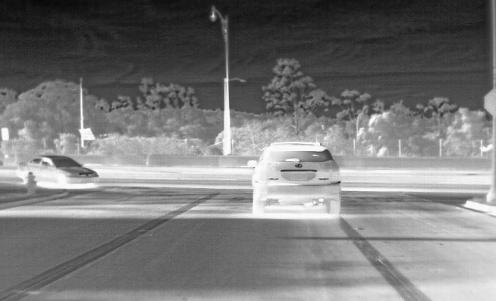
#> input picture test_images/RoadScene/ir/FLIR_00211.jpg, 496 x 301 px, found by its file name; its folder holds only this picture in this run
$ python get_other_results.py
#> lines starting #> are read from the running program, lines starting #| are printed output that depends on the picture
### utils/Image_read_and_save.py
import cv2
import numpy as np
import os
from skimage.io import imsave

def image_read_cv2(path, mode='RGB'):
#> called with mode = 'GRAY'
    img_BGR = cv2.imread(path).astype('float32')
#> img_BGR: shape (301, 496, 3) float32; min 6, max 255, mean 120
    assert mode == 'RGB' or mode == 'GRAY' or mode == 'YCrCb', 'mode error'
    if mode == 'RGB':
        img = cv2.cvtColor(img_BGR, cv2.COLOR_BGR2RGB)
    elif mode == 'GRAY':
        img = np.round(cv2.cvtColor(img_BGR, cv2.COLOR_BGR2GRAY))
#> call 2 of image_read_cv2, with mode = 'GRAY'
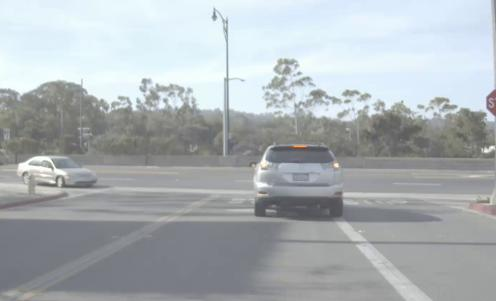
#> input picture test_images/RoadScene/vi/FLIR_00211.jpg, 496 x 301 px, found by its file name
    elif mode == 'YCrCb':
        img = cv2.cvtColor(img_BGR, cv2.COLOR_BGR2YCrCb)
    return img

# [5 lines left out: function img_save, not called in this run]

### utils/Valuation.py
import math
import numpy as np
from skimage.metrics import structural_similarity as ssim
from sklearn.metrics import mutual_info_score
from utils.Image_read_and_save import image_read_cv2
from scipy.signal import convolve2d

class Valuation(object):
    @classmethod
    def check(cls, Fusion_img, ir=None, vi=None):
        if ir is None or vi is None:
            assert type(Fusion_img) == np.ndarray, 'Fusion_img should be a numpy array'
            assert len(Fusion_img.shape) == 2, 'Fusion_img dimensions should be 2 dimensional'
        else:
            assert type(Fusion_img) == type(ir) == type(vi) == np.ndarray, 'Fusion_img and ir and vi should be the same type'
            assert Fusion_img.shape == ir.shape == vi.shape, 'Fusion_img and ir and vi should be the same shape'
            assert len(Fusion_img.shape) == 2, 'Fusion dimensions should be 2 dimensional'

    @classmethod
    def EN(cls, img):
        cls.check(img)
        a = np.uint8(np.round(img)).flatten()
        h = np.bincount(a) / a.shape[0]
#> h = 256 values, max 0.0102 at index 103, min 0 at index 0, mean 0.00391
        return -sum(h * np.log2(h + (h == 0)))

    @classmethod
    def MI(cls, Fusion_img, ir, vi):
        cls.check(Fusion_img, ir, vi)
        F = Fusion_img.flatten()
        IR = ir.flatten()
        VI = vi.flatten()
        F_IR = mutual_info_score(F, IR)
        F_VI = mutual_info_score(F, VI)
        return F_IR + F_VI

    @classmethod
    def MSE(cls, Fusion_img, ir, vi):
        cls.check(Fusion_img, ir, vi)
        result1 = np.mean((ir - Fusion_img)**2)
        result2 = np.mean((vi - Fusion_img)**2)
        return (result1 + result2) / 2

    @classmethod
    def SSIM(cls, image_F, ir, vi):
        '''
        :param data_range is the range difference of your pixel values
        '''
        data_range = 255.0
        cls.check(image_F, ir, vi)
        return ssim(image_F, ir, data_range = data_range) + ssim(image_F, vi ,data_range = data_range)

    @classmethod
    def SD(cls, img):
        cls.check(img)
        return np.std(img)

    @classmethod
    def SF(cls, img):
        cls.check(img)
        RF = np.sqrt(np.mean((img[1:,:]-img[:-1,:])**2))
#> RF = 10.34
        CF = np.sqrt(np.mean((img[:,1:]-img[:,:-1])**2))
#> CF = 7.14
#> in MI, `F_IR = mutual_info_score(F, IR)`: F_IR = 5.38
#> in MI, `F_VI = mutual_info_score(F, VI)`: F_VI = 0.985
        return np.sqrt(RF**2+CF**2)

    @classmethod
    def SCD(cls, image_F, ir, vi):
        cls.check(image_F, ir, vi)
        imgF_ir = image_F - ir
#> imgF_ir: shape (301, 496) float32; every value is 0
        a1  = np.sum((imgF_ir - np.mean(imgF_ir))*(vi - np.mean(vi)))
#> a1 = 0
        b1 = np.sqrt(  np.sum( (imgF_ir - np.mean(imgF_ir) )**2)  * (np.sum( (vi-np.mean(vi))**2 ) ))
#> b1 = 0
        corr1 = a1/b1
#> corr1 = nan
        imgF_vi = image_F - vi
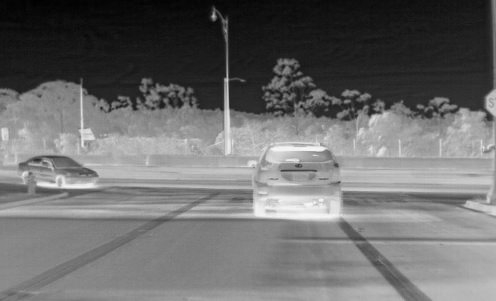
#> imgF_vi: shape (301, 496) float32; min -233, max 181, mean -55.9; drawn with min black and max white
        a2 = np.sum((imgF_vi - np.mean(imgF_vi))*(ir - np.mean(ir)))
#> a2 = 850396160
        b2 = np.sqrt( np.sum( ( imgF_vi - np.mean(imgF_vi) )**2 ) * np.sum( (ir-np.mean(ir))**2 ) )
#> b2 = 909762176
        corr2 = a2/b2
#> corr2 = 0.935
        return corr1 + corr2

    @classmethod
    def compare_viff(cls, ref, dist):  # viff of a pair of pictures
        sigma_nsq = 2
        eps = 1e-10

        num = 0.0
        den = 0.0
        for scale in range(1, 5):

            N = 2 ** (4 - scale + 1) + 1
            sd = N / 5.0

            # Create a Gaussian kernel as MATLAB's
            m, n = [(ss - 1.) / 2. for ss in (N, N)]
            y, x = np.ogrid[-m:m + 1, -n:n + 1]
            h = np.exp(-(x * x + y * y) / (2. * sd * sd))
            h[h < np.finfo(h.dtype).eps * h.max()] = 0
            sumh = h.sum()
            if sumh != 0:
                win = h / sumh

            if scale > 1:
                ref = convolve2d(ref, np.rot90(win, 2), mode='valid')
                dist = convolve2d(dist, np.rot90(win, 2), mode='valid')
                ref = ref[::2, ::2]
                dist = dist[::2, ::2]

            mu1 = convolve2d(ref, np.rot90(win, 2), mode='valid')
            mu2 = convolve2d(dist, np.rot90(win, 2), mode='valid')
            mu1_sq = mu1 * mu1
            mu2_sq = mu2 * mu2
            mu1_mu2 = mu1 * mu2
            sigma1_sq = convolve2d(ref * ref, np.rot90(win, 2), mode='valid') - mu1_sq
            sigma2_sq = convolve2d(dist * dist, np.rot90(win, 2), mode='valid') - mu2_sq
            sigma12 = convolve2d(ref * dist, np.rot90(win, 2), mode='valid') - mu1_mu2

            sigma1_sq[sigma1_sq < 0] = 0
            sigma2_sq[sigma2_sq < 0] = 0

            g = sigma12 / (sigma1_sq + eps)
            sv_sq = sigma2_sq - g * sigma12

            g[sigma1_sq < eps] = 0
            sv_sq[sigma1_sq < eps] = sigma2_sq[sigma1_sq < eps]
            sigma1_sq[sigma1_sq < eps] = 0

            g[sigma2_sq < eps] = 0
            sv_sq[sigma2_sq < eps] = 0

            sv_sq[g < 0] = sigma2_sq[g < 0]
            g[g < 0] = 0
            sv_sq[sv_sq <= eps] = eps

            num += np.sum(np.log10(1 + g * g * sigma1_sq / (sv_sq + sigma_nsq)))
            den += np.sum(np.log10(1 + sigma1_sq / sigma_nsq))
#> this loop made 4 passes
#> (num, den) on passes 1 to 4: (233900, 233900), (281453.6, 281453.6), (292515.9, 292515.9), (295193.6, 295193.6)
#> after the loop, den = 295193.6; num = 295193.6

        vifp = num / den
#> vifp = 1

        if np.isnan(vifp):
            return 1.0
        else:
            return vifp
    @classmethod
    def VIFF(cls, image_F, image_A, image_B):
        cls.check(image_F, image_A, image_B)
        return cls.compare_viff(image_A, image_F) + cls.compare_viff(image_B, image_F)
#> in compare_viff (call 2), `sigma_nsq = 2`: sigma_nsq = 2
#> the loop in compare_viff (call 2), `for scale in range(1, 5): ` made 4 passes
#> (num, den) on passes 1 to 4: (10105.9, 170519), (14338.6, 206435.2), (15466.3, 214907.2), (15757.2, 217012.1)
#> pass 1, in compare_viff (call 2), `sigma1_sq = convolve2d(ref * ref, np.rot90(win, 2), mode='valid') - mu..`:
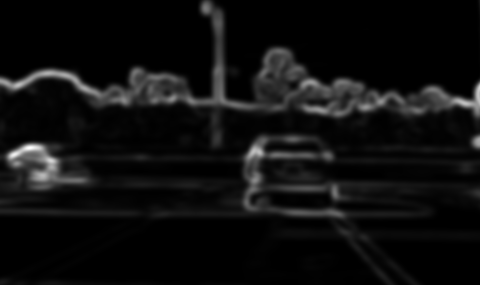
#> sigma1_sq: shape (285, 480) float64; min -2.73e-11, max 3042.8, mean 181.8; drawn with min black and max white
#> after the loop in compare_viff (call 2), `for scale in range(1, 5):`:
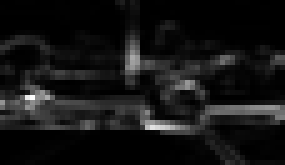
#> sv_sq: shape (33, 57) float64 (shown 5 times larger); min 0.0623, max 1544, mean 125.7; drawn with min black and max white
#> after the loop in compare_viff (call 2), `for scale in range(1, 5):`: den = 217012.1; num = 15757.2
#> in compare_viff (call 2), `vifp = num / den`: vifp = 0.0726

    @classmethod
    def Qabf_getArray(cls, img):
        # Sobel Operator Sobel
        h1 = np.array([[1, 2, 1], [0, 0, 0], [-1, -2, -1]]).astype(np.float32)
        h2 = np.array([[0, 1, 2], [-1, 0, 1], [-2, -1, 0]]).astype(np.float32)
        h3 = np.array([[-1, 0, 1], [-2, 0, 2], [-1, 0, 1]]).astype(np.float32)

        SAx = convolve2d(img, h3, mode='same')
        SAy = convolve2d(img, h1, mode='same')
        gA = np.sqrt(np.multiply(SAx, SAx) + np.multiply(SAy, SAy))
        aA = np.zeros_like(img)
        aA[SAx == 0] = math.pi / 2
        aA[SAx != 0] = np.arctan(SAy[SAx != 0] / SAx[SAx != 0])
        return gA, aA

    @classmethod
    def Qabf_getQabf(cls, aA, gA, aF, gF):
        L = 1
        Tg = 0.9994
        kg = -15
        Dg = 0.5
        Ta = 0.9879
        ka = -22
        Da = 0.8
        GAF, AAF, QgAF, QaAF, QAF = np.zeros_like(aA), np.zeros_like(aA), np.zeros_like(aA), np.zeros_like(
            aA), np.zeros_like(aA)
        GAF[gA > gF] = gF[gA > gF] / gA[gA > gF]
        GAF[gA == gF] = gF[gA == gF]
        GAF[gA < gF] = gA[gA < gF] / gF[gA < gF]
        AAF = 1 - np.abs(aA - aF) / (math.pi / 2)
#> AAF: shape (301, 496) float32; every value is 1
        QgAF = Tg / (1 + np.exp(kg * (GAF - Dg)))
        QaAF = Ta / (1 + np.exp(ka * (AAF - Da)))
#> QaAF: shape (301, 496) float32; every value is 0.976
        QAF = QgAF * QaAF
        return QAF
    @classmethod
    def Qabf(cls, image_F, image_A, image_B):
        cls.check(image_F, image_A, image_B)
        gA, aA = cls.Qabf_getArray(image_A)
        gB, aB = cls.Qabf_getArray(image_B)
        gF, aF = cls.Qabf_getArray(image_F)
        QAF = cls.Qabf_getQabf(aA, gA, aF, gF)
        QBF = cls.Qabf_getQabf(aB, gB, aF, gF)
#> in Qabf_getQabf (call 2), `GAF[gA == gF] = gF[gA == gF]`: GAF: shape (301, 496) float32; min 0, max 176.8, mean 0.2
#> in Qabf_getQabf (call 2), `AAF = 1 - np.abs(aA - aF) / (math.pi / 2)`:
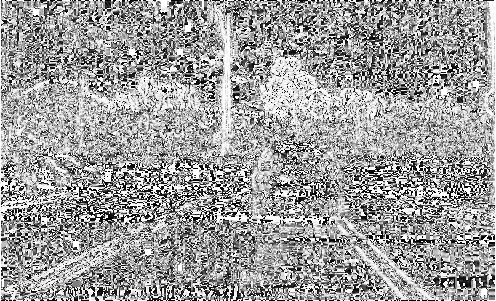
#> AAF: shape (301, 496) float32; min -0.999, max 1, mean 0.23; drawn with min black and max white
#> in Qabf_getQabf (call 2), `QgAF = Tg / (1 + np.exp(kg * (GAF - Dg)))`:
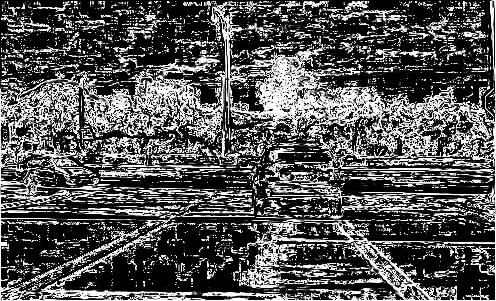
#> QgAF: shape (301, 496) float32; min 0.000552, max 0.999, mean 0.333
#> in Qabf_getQabf (call 2), `QAF = QgAF * QaAF`:
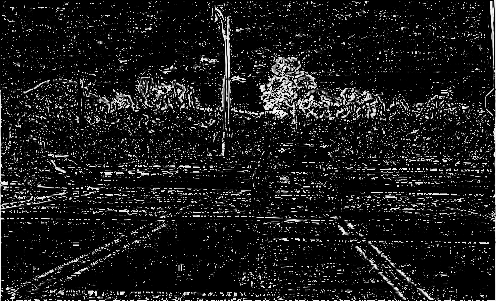
#> QAF: shape (301, 496) float32; min 3.68e-21, max 0.975, mean 0.102
        # 计算QABF
        deno = np.sum(gA + gB)
#> deno = 13772484
        nume = np.sum(np.multiply(QAF, gA) + np.multiply(QBF, gB))
#> nume = 9364929
        return nume / deno
# [36 lines that do not run on import are left out]

### utils/get_other_results.py
import os

import numpy as np

from utils.Image_read_and_save import image_read_cv2
from utils.Valuation import Valuation

eval_folder = '../Other methods/DATFuse/'


metric_result = np.zeros((9))
print('================================================================================')
# for dataset_name in ['TNO', 'MSRS', 'RoadScene']:
for dataset_name in ['Roadscene']:
    ori_img_folder = '../Other methods/DATFuse/'+dataset_name+'/'
    for img_name in os.listdir(os.path.join(ori_img_folder, "ir")):
        fuse_image = os.path.join(eval_folder, dataset_name+'/result/'  + img_name)
        ir = image_read_cv2(os.path.join(ori_img_folder, "ir", img_name), 'GRAY')
        vi = image_read_cv2(os.path.join(ori_img_folder, "vi", img_name), 'GRAY')
        # fi = image_read_cv2(os.path.join(fuse_image.replace('.png', '.bmp')), 'GRAY')
        fi = image_read_cv2(os.path.join(fuse_image), 'GRAY')
        metric_result += np.array([Valuation.EN(fi), Valuation.SD(fi)
                                      , Valuation.SF(fi), Valuation.MI(fi, ir, vi)
                                      , Valuation.SCD(fi, ir, vi), Valuation.VIFF(fi, ir, vi),
                                        Valuation.Qabf(fi,ir,vi), Valuation.MSE(fi, ir, vi),
                                   Valuation.SSIM(fi, ir, vi)])
#> in MSE, `result1 = np.mean((ir - Fusion_img)**2)`: result1 = 0
#> in MSE, `result2 = np.mean((vi - Fusion_img)**2)`: result2 = 13143.7
#> in SSIM, `data_range = 255.0`: data_range = 255
#> metric_result = [7.76, 60.87, 12.56, 6.36, nan, 1.07, 0.68, 6571.9, 1.29]

    metric_result /= len(os.listdir(eval_folder+dataset_name+'/ir'))
    print("\t\t\t EN\t\t  SD\t SF\t     MI\t     SCD\t VIF\t Qabf\t MSE\t SSIM")
    print("Model_Name" + '\t' + str(np.round(metric_result[0], 2)) + '\t'
          + str(np.round(metric_result[1], 2)) + '\t'
          + str(np.round(metric_result[2], 2)) + '\t'
          + str(np.round(metric_result[3], 2)) + '\t'
          + str(np.round(metric_result[4], 2)) + '\t'
          + str(np.round(metric_result[5], 2)) + '\t'
          + str(np.round(metric_result[6], 2)) + '\t'
          + str(np.round(metric_result[7], 2)) + '\t'
          + str(np.round(metric_result[8], 2))
          )
#| Model_Name	7.76	60.87	12.56	6.36	nan	1.07	0.68	6571.86	1.29
